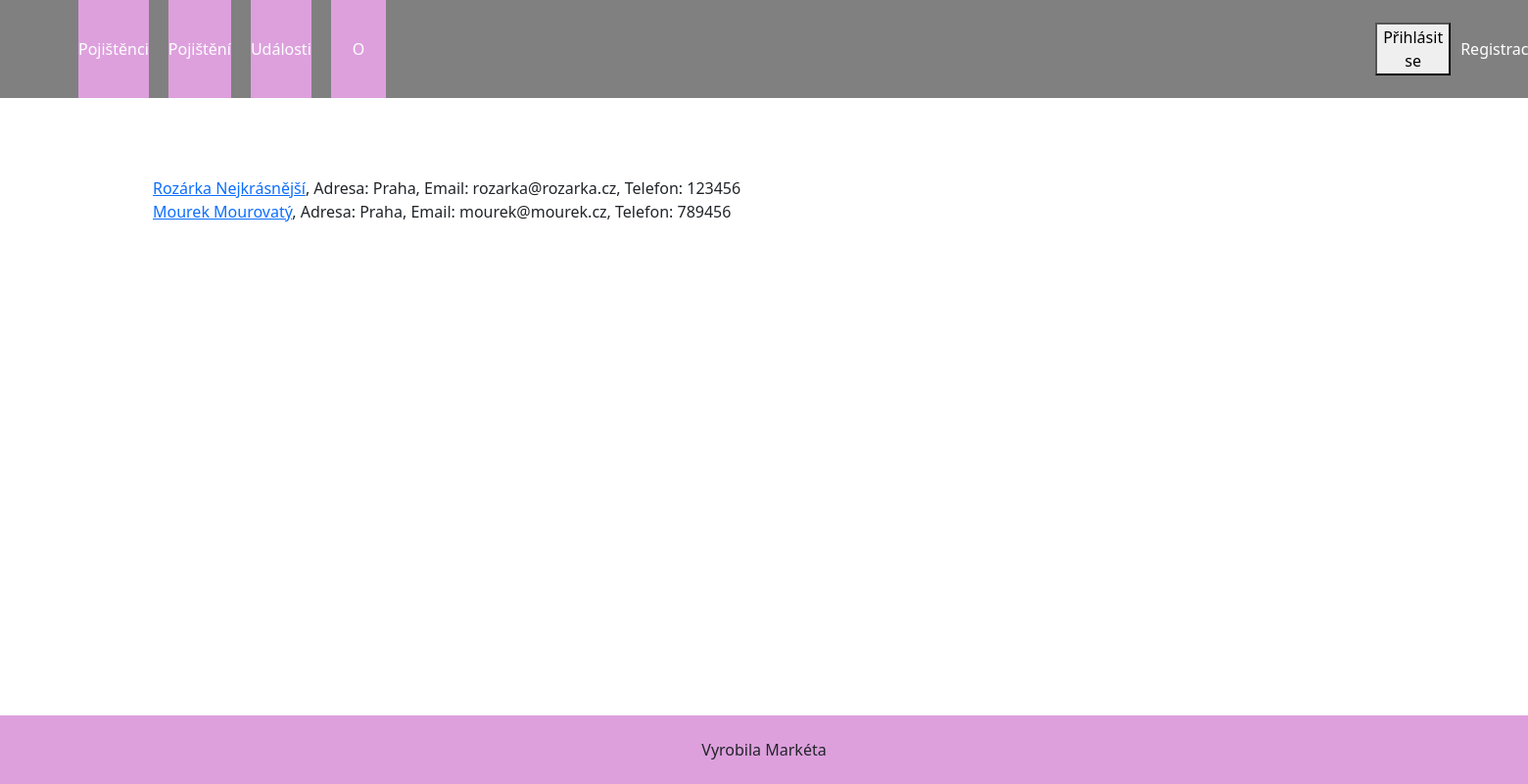
Screenshot of /pojisteni/insured_index/ with the database file from the repository.
### pojisteni/models.py (models this page shows, shortened)
class Insured(models.Model):
    name = models.CharField(max_length=100)
    address = models.CharField(max_length=100)
    email = models.CharField(max_length=100, default='')
    phone = models.CharField(max_length=25, default='')
    class Meta:
        verbose_name = "Pojištěné osoby"
        verbose_name_plural = "Pojištěné osoby"

### pojisteni/views.py (the view)
# urls.py: path("insured_index/", views.InsuredIndex.as_view(), name="insured_index"),
class InsuredIndex(generic.ListView):
    template_name = "pojisteni/insured_index.html"
    context_object_name = "insureds"
    def get_queryset(self):
        return Insured.objects.all()

### pojisteni/templates/pojisteni/insured_index.html
{% extends "base.html" %}
{% block content %}
    {% for insured in insureds %}
        <a href="{% url 'insured_detail' insured.pk %}">{{ insured.name }}</a>, Adresa: {{ insured.address }}, Email: {{ insured.email }}, Telefon: {{ insured.phone }}
        <br>
    {% endfor %}
{% endblock content %}

### pojisteni/static/css/style.css (style rules this page uses)
html, body { width: 100%; height: 100%; margin: 0; }

### rows the page displays
Insured: name "Rozárka Nejkrásnější", address "Praha", email "rozarka@rozarka.cz", phone "123456"
Insured: name "Mourek Mourovatý", address "Praha", email "mourek@mourek.cz", phone "789456"
